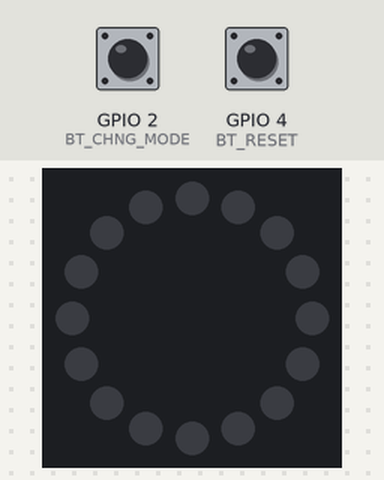
Recording of a program running on a simulated ESP8266 (NodeMCU). Parts: 16 RGB LEDs in a ring, first at the top, clockwise. The test bench sets the inputs (shaded band); at power-on: GPIO 2 (BT_CHNG_MODE) HIGH, GPIO 4 (BT_RESET) HIGH. Dim RGB values are drawn brighter than linear; WiFi joins after 1.5 s; servers stay silent unless stated; what the program prints to the serial monitor is not drawn. At 8.1 s the program restarts the board; the recording ends there.

Above: at 2.7 s.
2.8 s: GPIO 2 (BT_CHNG_MODE) pulled LOW for 0.15 s
At 3.45 s:
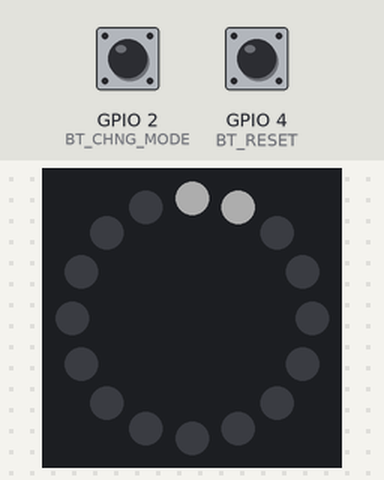
3.5 s: GPIO 2 (BT_CHNG_MODE) pulled LOW for 1 s
At 3.78 s:
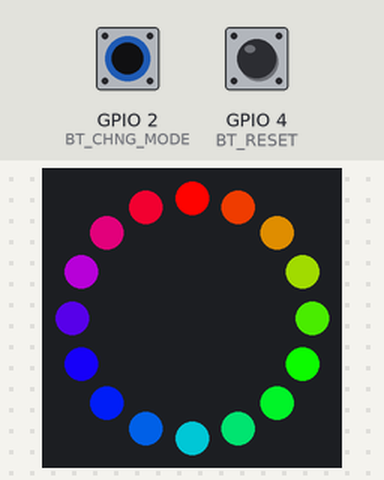
5.1 s: GPIO 2 (BT_CHNG_MODE) pulled LOW for 0.15 s
At 5.26 s:
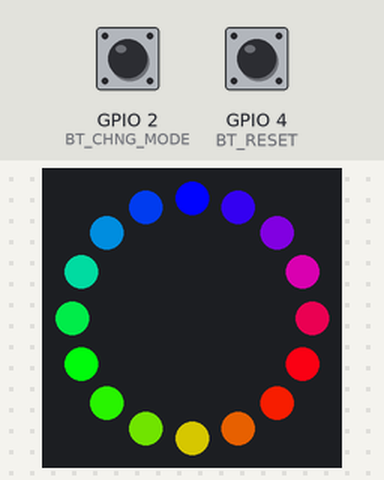
5.8 s: GPIO 4 (BT_RESET) pulled LOW for 1 s
Timing chart, 0 to 8.1 s (numbered marks = the images above; inputs shaded):
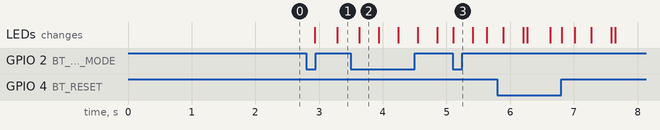

Measured:
- after the input at 2.8 s, the LEDs: first change after 0.13 s (image 1 shows a later state)
- after the input at 3.5 s, the LEDs: change after 0.13 s (image 2)

The program:

main.cpp
```cpp
#include "main.h"

#define BT_RESET 4
#define BT_CHNG_MODE 2

Adafruit_NeoPixel pixels = Adafruit_NeoPixel();

void read_keyb();

void setup() {
  Serial.begin(115200);
  pinMode(BT_CHNG_MODE, INPUT_PULLUP);
  pinMode(BT_RESET, INPUT);
  initNeopixel(&pixels);
  initNetworkService();
  initRestWebServer();
}

void loop() {
  //heartBeat();
  //efeitoConectando();
  read_keyb();
  handleLedRing();
  restWebServerHandleClient();
}

void read_keyb() {
  static char flag1 = 0,
              flag2 = 0;

  if (!digitalRead(BT_RESET)) {
    flag1 = 1;
  }

  if (digitalRead(BT_CHNG_MODE)) {
    flag2 = 1;
  }

  if (!digitalRead(BT_CHNG_MODE) && flag2) {
    flag2 = 0;
    delay(130);
    mudaEfeito();
  }

  if (digitalRead(BT_RESET) && flag1) {
    flag1 = 0;
    delay(130);
    resetNetworkConfig();
  }
}
```

ledring.h
```cpp
#ifndef LEDRING_H
#define LEDRING_H

  #include <Adafruit_NeoPixel.h>

  #define PIN 5
  #define NUMPIXEL 16

  #define EFEITO_CONECTANDO 1
  #define EFEITO_HEART_BEAT 2
  #define EFEITOS_OFF -1
  //int led_i[NUMPIXEL];

  void initNeopixel(Adafruit_NeoPixel* neoPixel);
  void colorWipe(uint32_t color32, boolean isDelay);
  void testaIntensidade();
  void heartBeat();
  void efeitoConectando();
  void handleLedRing();
  void mudaEfeito();
  void rainbowCycle(uint8_t wait);
  //void pulse();


#endif //LEDRING_H
```

main.h
```cpp
#ifndef _MAIN_H
  #define _MAIN_H

  #include <Arduino.h>
  #include "ledring.h"
  #include "netconfig.h"
  #include "webserver.h"

#endif //MAIN_h
```

webserver.h
```cpp
#ifndef WEBSERVER_H
#define WEBSERVER_H

  #include <ESP8266WiFi.h>
  #include <ESP8266WebServer.h>
  #include <ESP8266mDNS.h>

  void initRestWebServer();
  void restWebServerHandleClient();

#endif //WEBSERVER_H
```

ledring.cpp
```cpp
#include "ledring.h"

#define QTDE_EFEITOS 4

void printEfeitoSelecionado();

Adafruit_NeoPixel* ledRing;
static int efeitoSelecionado = 0;
bool habilitaEfeitoConectando = false;
bool habilitaEfeitoHeartBeat = false;

void initNeopixel(Adafruit_NeoPixel* neoPixel) {
  ledRing = neoPixel;
  ledRing->setPin(PIN);
  ledRing->updateLength(NUMPIXEL);
  ledRing->updateType(NEO_GRB + NEO_KHZ800);
  ledRing->begin();
  ledRing->clear();
  //ledRing->setPixelColor(0, ledRing->Color(0, 0, 150));
  ledRing->show();
}

void mudaEfeito() {
  efeitoSelecionado++;
  if (efeitoSelecionado > QTDE_EFEITOS - 1) {
    efeitoSelecionado = 0;
  }
}

void colorWipe(uint32_t color32, boolean isDelay) {
  for (int i = 0; i < ledRing->numPixels(); i++) {
    ledRing->setPixelColor(i, color32);
    ledRing->show();
    if (isDelay)
      delay(3); //Intervalo para a execução de cada comando para cada LED
  }
}

void heartBeat() {
  const int batimentoMinimo = 30,
            picoAtrio       = 150,
            picoVentriculo  = 255;

  ledRing->clear();
  ledRing->show();

  // movimento átrio
  for (int i = batimentoMinimo - 20; i <= picoAtrio; i = i + 15) {
    colorWipe(ledRing->Color(i, 0, 0), false);
    delay(10);
  }

  delay(60);

  for (int i = picoAtrio; i >= 90; i = i - 15) {
    colorWipe(ledRing->Color(i, 0, 0), false);
    delay(20);
  }

  delay(100);

  // movimento ventrículo
  for (int i = 90; i <= picoVentriculo; i = i + 15) {
    colorWipe(ledRing->Color(i, 0, 0), false);
    delay(5);
  }

  delay(60);

  for (int i = picoVentriculo; i >= 15; i = i - 15) {
    colorWipe(ledRing->Color(i, 0, 0), false);
    delay(10);
  }

  delay(350);
}


void testaIntensidade() {
  int valores[] = {50, 100, 150, 200, 255, 0};

  for (ulong i = 0; i < (sizeof(valores) / sizeof(valores[0])); i++) {
    colorWipe(ledRing->Color(valores[i], 0, 0), true);
  }
  delay(100);

  for (ulong i = 0; i < (sizeof(valores) / sizeof(valores[0])); i++) {
    colorWipe(ledRing->Color(0, valores[i], 0), true);
  }
  delay(100);

  for (ulong i = 0; i < (sizeof(valores) / sizeof(valores[0])); i++) {
    colorWipe(ledRing->Color(0, 0, valores[i]), true);
  }
  delay(100);
}


void efeitoConectando() {
  uint32_t color32;
  static bool acende = true;
  static ulong timeSave = 0;
  uint espera = 350;
  static u_char index = 0;

  if (acende) {
    color32 = ledRing->Color(50, 50, 50);
   } else {
     color32 = ledRing->Color(0, 0, 0);
  }

  if (millis() - timeSave >= espera) {
    ledRing->setPixelColor(index, color32);
    ledRing->show();
    timeSave = millis();

    if (index < NUMPIXEL - 1) {
      index++;
    } else {
      acende = !acende;
      index = 0;
    }
  }

}

void desligaLedRing() {
  efeitoSelecionado = 0;
  ledRing->clear();
  ledRing->show();
}

// Input a value 0 to 255 to get a color value.
// The colours are a transition r - g - b - back to r.
uint32_t Wheel(byte WheelPos) {
  WheelPos = 255 - WheelPos;
  if(WheelPos < 85) {
    return ledRing->Color(255 - WheelPos * 3, 0, WheelPos * 3);
  }
  if(WheelPos < 170) {
    WheelPos -= 85;
    return ledRing->Color(0, WheelPos * 3, 255 - WheelPos * 3);
  }
  WheelPos -= 170;
  return ledRing->Color(WheelPos * 3, 255 - WheelPos * 3, 0);
}

// Slightly different, this makes the rainbow equally distributed throughout
void rainbowCycle(uint8_t wait) {
  uint16_t i;
  static uint16_t j = 0;

  j++;
  if (j >= 256) {
    j = 0;
  }

  //for(j=0; j<256*2; j++) { // 5 cycles of all colors on wheel
  for(i=0; i< ledRing->numPixels(); i++) {
    ledRing->setPixelColor(i, Wheel(((i * 256 / ledRing->numPixels()) + j) & 255));
  }
  ledRing->show();
  delay(wait);
  //}
}

void handleLedRing() {

  switch (efeitoSelecionado) {
    case 0:
      desligaLedRing();
      break;
    case 1:
      efeitoConectando();
      break;
    case 2:
      rainbowCycle(8);
      break;
    case 3:
      heartBeat();
      break;
    default:
      efeitoSelecionado = 0;
  }
}

void printEfeitoSelecionado() {
  Serial.print("efeitoSelecionado: ");
  Serial.println(efeitoSelecionado);
}
```

webserver.cpp
```cpp
#include "webserver.h"
#include "ledring.h"

ESP8266WebServer server(80);

void getHelloWorld() {
  server.send(200, "text/json", "{\"name\": \"Hello World!\"}");
}

void restServerRouting() {
  server.on("/",
    HTTP_GET,
    []() {
      server.send(200, F("text/html"),
      F("Welcome to the Rest Web Server!"));
    });

    server.on(F("/helloworld"), HTTP_GET, getHelloWorld);
}

void handleNotFound() {
  String message = "File not found";

  server.send(404, "text/plain", message);
}

void restWebServerHandleClient() {
  server.handleClient();
}

void initRestWebServer() {
  // Activate mDNS this is used to be able to connect to the server
  // with local DNS hostmane esp8266.local
  if (MDNS.begin("esp8266")) {
    Serial.println("MDNS responder started");
  }

  //Set server routing
  restServerRouting();

  // Set not found response
  server.onNotFound(handleNotFound);

  // Start server
  server.begin();
  Serial.println("HTTP Server started");
  MDNS.addService("http", "tcp", 80);
  Serial.println(MDNS.hostname(0));
}
```

netconfig.h
```cpp
#ifndef NETCONFIG_H
  #define NETCONFIG_H

  //#include <ESP8266WebServer.h>
  #include <ESP8266WiFi.h>
  #include <WiFiClient.h>
  //#include <DNSServer.h>
  #include <WiFiManager.h>

  void initNetworkService();
  void webServerHandleClient();
  void resetNetworkConfig();

#endif //NETCONFIG_H
```

netconfig.cpp
```cpp
#include "netconfig.h"


void initNetworkService() {

  WiFiManager wifiManager;
  wifiManager.setConfigPortalTimeout(240);

  // Cria um access point chamado "nome da rede" e senha "senha"
  if (!wifiManager.autoConnect("ESP_ARDUINOECIA", "arduinoecia")) {
    Serial.println(F("Falha na conexão. Resetar e tentar novamente..."));
    delay(3000);
    ESP.restart();
    delay(5000);
  }

  // mensagem em caso de conexão bem sucedida
  Serial.print(F("Conectando na rede Wifi: "));
  Serial.println(WiFi.SSID());
  Serial.print(F("Endereço IP: "));
  Serial.println(WiFi.localIP());
}


void webServerHandleClient() {}

 void resetNetworkConfig() {
   WiFiManager wifiManager;

   Serial.println(F("Resetando as configurações de rede"));

   // apagar as configurações de conexão na rede Wifi
   wifiManager.resetSettings();
   // Apagar no ESP as configurações de rede Wifi salvas
   ESP.eraseConfig();
   Serial.println(F("Configurações resetadas"));
   // Reiniciar o ESP
   ESP.reset();
 }
```
